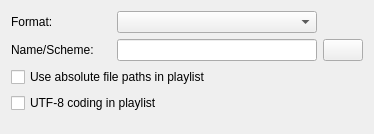
<?xml version="1.0" encoding="UTF-8"?>
<ui version="4.0">
 <class>ProfileDataPlaylistWidgetUI</class>
 <widget class="QWidget" name="ProfileDataPlaylistWidgetUI">
  <property name="geometry">
   <rect>
    <x>0</x>
    <y>0</y>
    <width>374</width>
    <height>134</height>
   </rect>
  </property>
  <layout class="QGridLayout" name="gridLayout">
   <item row="0" column="0">
    <widget class="QLabel" name="label_format">
     <property name="minimumSize">
      <size>
       <width>100</width>
       <height>0</height>
      </size>
     </property>
     <property name="text">
      <string>Format:</string>
     </property>
    </widget>
   </item>
   <item row="0" column="1">
    <widget class="QComboBox" name="kcombobox_format"/>
   </item>
   <item row="1" column="0">
    <widget class="QLabel" name="label_scheme">
     <property name="minimumSize">
      <size>
       <width>100</width>
       <height>0</height>
      </size>
     </property>
     <property name="text">
      <string>Name/Scheme:</string>
     </property>
    </widget>
   </item>
   <item row="1" column="1">
    <widget class="QLineEdit" name="qlineedit_scheme"/>
   </item>
   <item row="1" column="2">
    <widget class="QPushButton" name="kpushbutton_scheme"/>
   </item>
   <item row="2" column="0" colspan="2">
    <widget class="QCheckBox" name="checkBox_abs_file_path">
     <property name="text">
      <string>Use absolute file paths in playlist</string>
     </property>
    </widget>
   </item>
   <item row="3" column="0" colspan="2">
    <widget class="QCheckBox" name="checkBox_utf8">
     <property name="text">
      <string>UTF-8 coding in playlist</string>
     </property>
    </widget>
   </item>
   <item row="4" column="1">
    <spacer name="verticalSpacer">
     <property name="orientation">
      <enum>Qt::Vertical</enum>
     </property>
     <property name="sizeHint" stdset="0">
      <size>
       <width>20</width>
       <height>4</height>
      </size>
     </property>
    </spacer>
   </item>
  </layout>
 </widget>
 <resources/>
 <connections/>
</ui>
